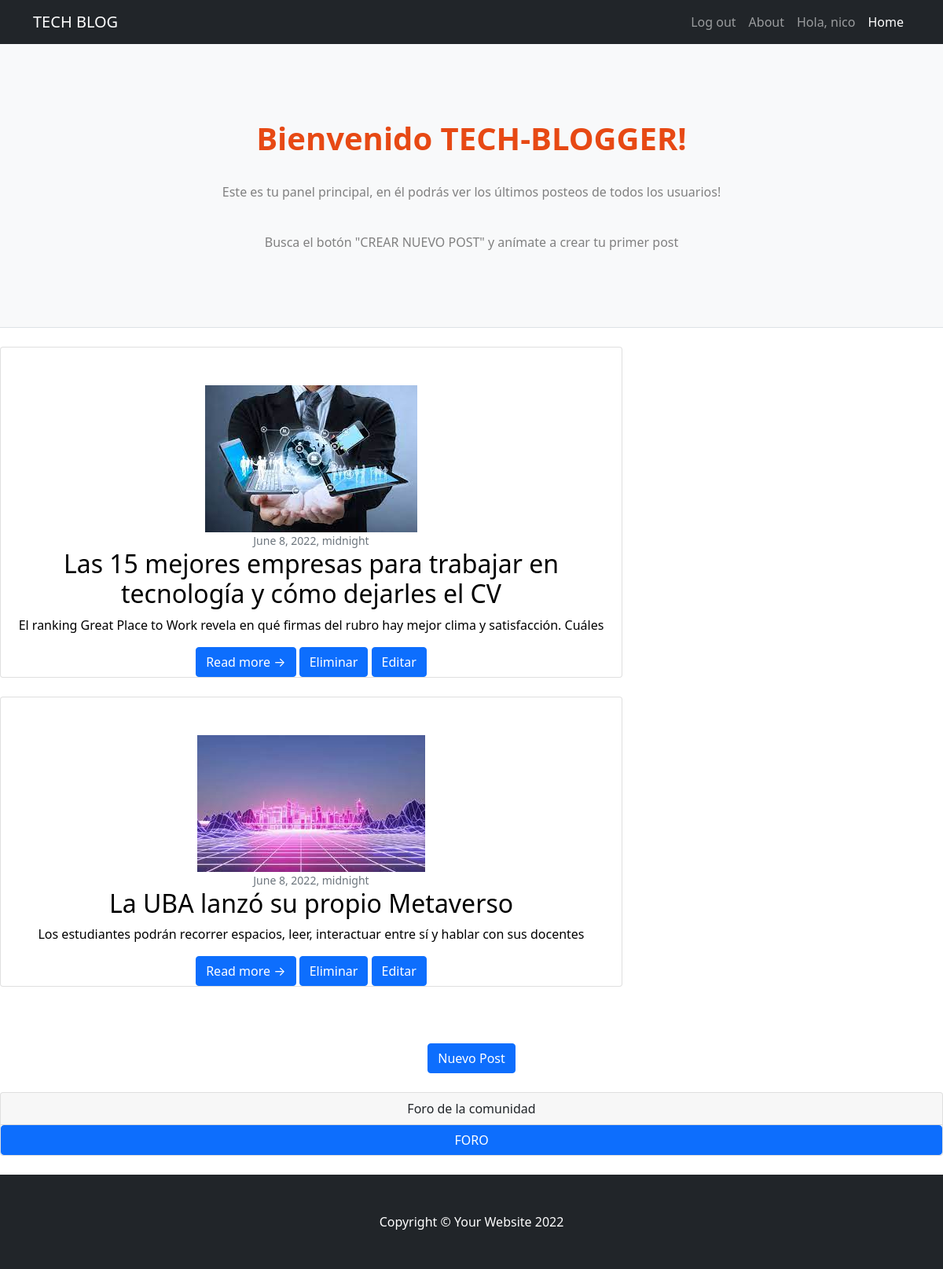
The app's page /read_post/ (signed in) with its own data.
### AppCoder/models.py (models this page shows)
class post(models.Model):
    title = models.CharField(max_length=255)
    subtitle = models.CharField(max_length=100, default="")
    content = models.TextField()
    date = models.DateTimeField(default=None)
    image = models.ImageField(upload_to='images/', null= True, blank = True)
    def __str__(self):
        return self.title

### AppCoder/views.py (the view)
# urls.py: path('read_post/', read_post,  name = "read_post"),
@login_required(login_url='/login')
def read_post(request):
    posts = post.objects.all()
    context = {'posts': posts}
    return render(request, 'read_post.html', context)

### AppCoder/Templates/read_post.html (shortened to what this page needs)
<!DOCTYPE html>
<html lang="en">
    <head>
        {% load static %}
        <link href="{% static 'AppCoder/css.inicio/styles.css' %}" rel="stylesheet" />
    </head>
    <body>
        <nav class="navbar navbar-expand-lg navbar-dark bg-dark">
            <div class="container">
                <a class="navbar-brand" href="#!">TECH BLOG</a>
                <div class="collapse navbar-collapse" id="navbarSupportedContent">
                    <ul class="navbar-nav ms-auto mb-2 mb-lg-0">
                        <li class="nav-item"><a class="nav-link" href={% url 'acceso' %}>Log out</a></li>
                        <li class="nav-item"><a class="nav-link" href={% url 'about' %}>About</a></li>
                        {% if request.user.is_authenticated %}
                        <li class="nav-item"><a class="nav-link" href={% url 'profile' %}>  Hola, {{user.username }} </a></li>
                         {% endif %}
                        <li class="nav-item"><a class="nav-link active" aria-current="page" href={% url 'read_post' %}>Home</a></li>
                    </ul>
                </div>
            </div>
        </nav>
        <header class="py-5 bg-light border-bottom mb-4">
            <div class="container">
                <div class="text-center my-5">
                    <h1 class="fw-bolder" style=color:#e74914 > Bienvenido TECH-BLOGGER!</h1>
                    <br>
                    <p class="" style=color:grey > Este es tu panel principal, en él podrás ver los últimos posteos de todos los usuarios! </p>
                    <br>
                    <p class="" style=color:grey > Busca el botón "CREAR NUEVO POST" y anímate a crear tu primer post </p>
                </div>
            </div>
        </header>
{% for p in posts %}
 <enctype="multipart/form-data">
        <div  class="m-0 text-center text-black">
            <div class="row">
                <div class="col-lg-8">
                    <div class="card mb-4">
                        <div class="container mt-5">
                        <img class="class= mb - 4 " src="{{ p.image.url }}" alt="..." />
                        </div>
                        <div class="m-0 text-center text-black">
                            <div class="small text-muted">{{p.date}}</div>
                            <h2 class="card-title">{{p}}</h2>
                            <p class="card-text">{{p.subtitle}}</p>
                            <a class="btn btn-primary" href= "{% url 'read_more' p.pk %}" >Read more →</a>
                            <a class="btn btn-primary" href= "{% url 'delete' p.pk %}" > Eliminar </a>
                            <a class="btn btn-primary" href= "{% url 'update_post' p.pk %}" > Editar </a>
                        </div>
                    </div>
                </div>
            </div>
        </div>
{% endfor %}
        <br>
        <br>
        <div class="container"><p class="m-0 text-center text-white">
            <a class="btn btn-primary" href= "{% url 'create_post'  %}" > Nuevo Post </a>
        </p></div>
        <br>
            <div class="card mb-4">
                    <div class="card-header text-center">Foro de la comunidad</div>
                        <a class="btn btn-primary" href= "{% url 'create_foro'  %}" > FORO </a>
                    </div>
        <footer class="py-5 bg-dark">
            <div class="container"><p class="m-0 text-center text-white">Copyright &copy; Your Website 2022</p></div>
        </footer>
    </body>
</html>

### records on screen
post: image (picture), date "June 8, 2022, midnight", title "Las 15 mejores empresas para trabajar en tecnología y cómo dejarles el CV", subtitle "El ranking Great Place to Work revela en qué firmas del rubro hay mejor clima y satisfacción. Cuáles"
post: image (picture), date "June 8, 2022, midnight", title "La UBA lanzó su propio Metaverso", subtitle "Los estudiantes podrán recorrer espacios, leer, interactuar entre sí y hablar con sus docentes"

### other values on screen
{{ user.username }} "nico"
